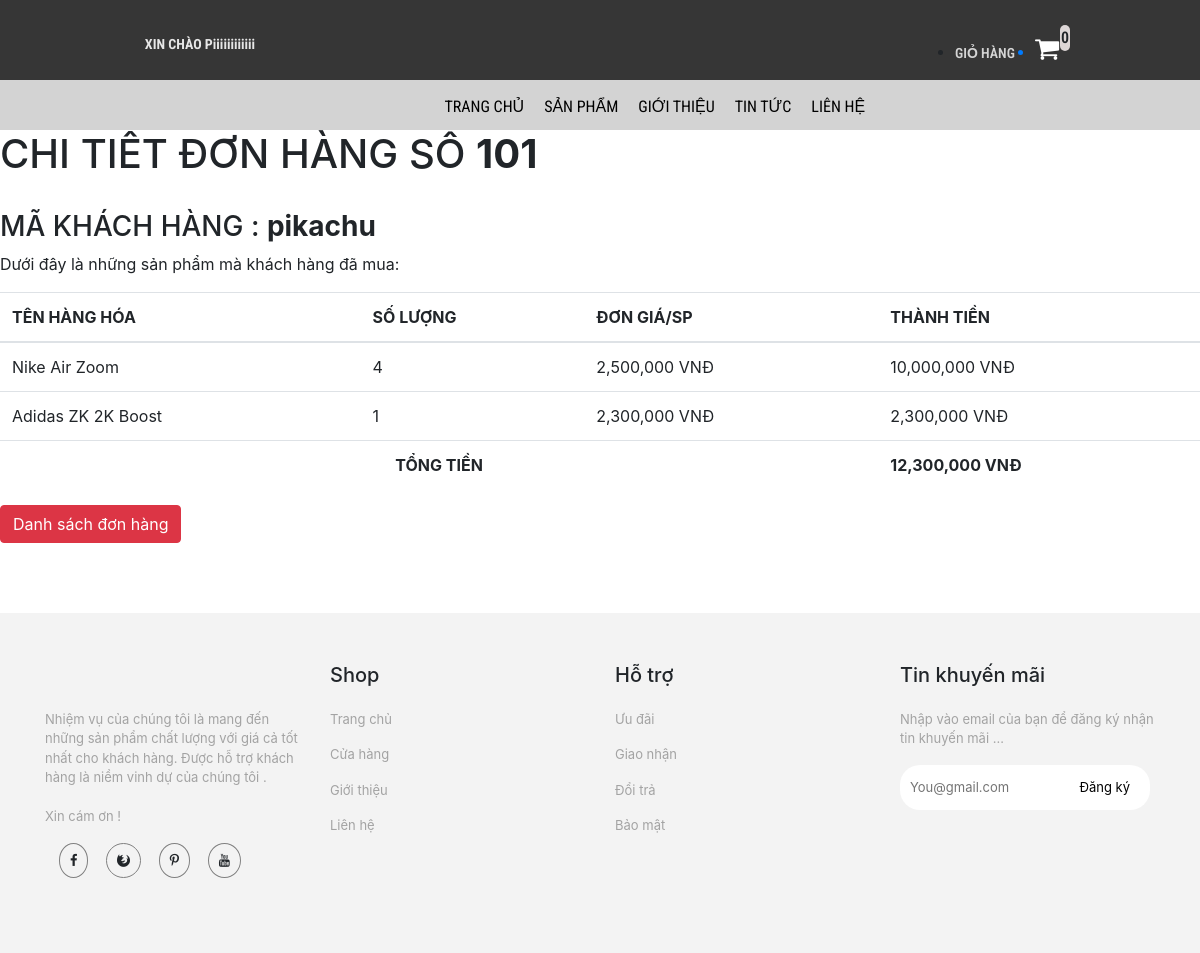
Screenshot of /trang-chinh/lichsu-chitiet.php?ma_hd=101&ma_kh=pikachu (signed in) with the database file from the repository.
### tables this page shows
CREATE TABLE `hoa_don_chi_tiet` (
  `ma_hd` int(11) NOT NULL,
  `so_luong` int(11) NOT NULL,
  `don_gia` int(11) NOT NULL,
  `ma_hh` int(11) NOT NULL
);

CREATE TABLE `hang_hoa` (
  `ma_hh` int(11) NOT NULL,
  `ten_hh` varchar(50) NOT NULL,
  `hinh` varchar(50) NOT NULL,
  `don_gia` int(11) NOT NULL,
  `giam_gia` int(11) NOT NULL,
  `mo_ta` varchar(500) NOT NULL,
  `ma_loai` int(11) NOT NULL
);

### trang-chinh/dao/pdo.php (called while the page is built, shortened)
<?php
    function pdo_get_connection(){
        $pdo = new PDO("mysql:host=localhost;dbname=bigshoes",'bigshoes','');
        $pdo->setAttribute(PDO::ATTR_ERRMODE, PDO::ERRMODE_EXCEPTION);
        return $pdo;
    }
    function pdo_query($sql){
        $sql_args = array_slice(func_get_args(),1);
        try{
            $conn = pdo_get_connection();
            $stmt = $conn ->prepare($sql);
            $stmt -> execute($sql_args);
            $rows = $stmt -> fetchAll();
            return $rows;
        }catch(PDOException $e){
            throw $e;
        }finally{
            unset($conn);
        }
    }
    ?>

### trang-chinh/dao/hoa-don.php (called while the page is built, shortened)
<?php
    require_once ('pdo.php');
    function hoa_don_chi_tiet_select_by_id($ma_hd){
        $sql = "SELECT * FROM hoa_don_chi_tiet
        JOIN hang_hoa ON hoa_don_chi_tiet.ma_hh = hang_hoa.ma_hh
        WHERE hoa_don_chi_tiet.ma_hd=?";
        return pdo_query($sql,$ma_hd);
    }
?>

### trang-chinh/lichsu-chitiet.php (the view, shortened to what this page needs)
<!DOCTYPE html>
<html lang="en">
<head>
    <link rel="stylesheet" href="https://maxcdn.bootstrapcdn.com/bootstrap/4.0.0/css/bootstrap.min.css">
    <link rel="stylesheet" href="../../bigshoes/css/lien-he/products.css">
    <link rel="stylesheet" href="../../bigshoes/css/chi-tiet-sp/products.css">
    <link rel="stylesheet" href="../../bigshoes/css/chi-tiet-sp/plugin/css/owl.carousel.min.css">
    <link rel="stylesheet" href="../../bigshoes/css/chi-tiet-sp/plugin/css/owl.theme.default.min.css">
    <link rel="stylesheet" href="https://cdnjs.cloudflare.com/ajax/libs/font-awesome/4.7.0/css/font-awesome.min.css">
</head>
<body>
    <div class="container-fluid">
        <div class="row">
            <div class="col-md-4" style="background-color: rgb(54, 54, 54);text-align: center">
                <div class="login">
                  <?php
                    if(!isset($_SESSION['user'])){
                  ?>
                  <a href="../../bigshoes/tai-khoan/dang-nhap.php"><p><strong>ĐĂNG NHẬP / ĐĂNG KÍ</strong></p></a>
                    <?php }else{ ?>
                  <a href="../../bigshoes/tai-khoan/thong-tin-tk.php"><p><strong>XIN CHÀO <?=$_SESSION['user']['ho_ten']?></strong></p></a>
                  <?php } ?>
                </div>
            </div>
            <div class="col-md-4" style="background-color: rgb(54, 54, 54);text-align: center">
                <div class="logo">
                    </div>
            </div>
            <div class="col-md-4" style="background-color: rgb(54, 54, 54);text-align: center">
                <div class="giohang" style = "position: reletive;">
                    <?php
                            $sll = 0;
                        ?>
                   <span style = "position: absolute;padding: 1px 1px;background-color: #ddd6d6;border-radius: 50px;left: 260px;top: 25px;" ><?=$sll?></span>
                <ul>
                        <li><p style="color: rgb(212, 212, 212);font-size: 14px;margin-top: 5px; ">GIỎ HÀNG</p></li>
                       <a href="danh-sach-gio-hang.php"><li><i class="fa fa-shopping-cart" style="font-size:26px;color:rgb(255, 255, 255)"></i></li></a>
                    </ul>
                </div>
            </div>
        </div>
    </div>
    <div class="container-fluid">
        <div class="row">
            <div class="col-md-12" style="background-color: rgb(211, 211, 211);">
                <div class="nav">
                    <ul>
                        <li><a href="index.php">TRANG CHỦ</a></li>
                        <li><a href="danh-sach-sp.php">SẢN PHẨM</a></li>
                            <li><a href="gioi-thieu.php">GIỚI THIỆU</a></li>
                            <li><a href="tin-tuc.php">TIN TỨC</a></li>
                            <li><a href="lien-he.php">LIÊN HỆ</a></li>
                    </ul>
                </div>
            </div>
        </div>
    </div>
        <div id="page-wrapper">
		  <div class="header">
                                <?php
                                require_once ('../trang-chinh/dao/hoa-don.php');
                                extract($_REQUEST);
                                $items = hoa_don_chi_tiet_select_by_id($ma_hd);
                                $Total = 0;
                            ?>
                        <div class="page-header">
                            <h1>CHI TIẾT ĐƠN HÀNG SỐ <b><?=$ma_hd?></b></h1><br>
                            <h3>MÃ KHÁCH HÀNG : <b><?=$ma_kh;?></b></h3>
                            <p>Dưới đây là những sản phẩm mà khách hàng đã mua: </p>
                            <table class="table table-hover">
                                <thead>
                                  <tr>
                                    <th>TÊN HÀNG HÓA</th>
                                    <th>SỐ LƯỢNG</th>
                                    <th>ĐƠN GIÁ/SP</th>
                                    <th>THÀNH TIỀN</th>
                                  </tr>
                                </thead>
                                <tbody>
                                <?php foreach($items as $item){
                                     extract($item);
                                    ?>
                                  <tr>
                                    <td><?=$ten_hh?></td>
                                    <td><?=$so_luong?></td>
                                    <td><?=number_format($don_gia)?> VNĐ</td>
                                    <td><?=number_format($don_gia * $so_luong); $Total +=($don_gia * $so_luong)?> VNĐ</td>
                                  </tr>
                                <?php } ?>
                                <tr>
                                    <td colspan="3" style = "text-align:center;"><b>TỔNG TIỀN</b></td>
                                    <td><b><?=number_format($Total) ?> VNĐ</b></td>
                                </tr>
                                </tbody>
                              </table>
                        </div>
                        <a href="lichsu.php"><button class="btn btn-danger">Danh sách đơn hàng</button></a>
		</div>
            </div>
    <div class="container-fluid now2" style="margin-top: 70px;">
        <div class="row">
            <div class="container" style="margin-top: 50px;">
                <div class="row">
                    <div class="col-md-3">
                        <div class="fo">
                        </div>
                    </div>
                    <div class="col-md-3">
                        <div class="fo">
                            <h5>Shop</h5>
                        </div>
                    </div>
                    <div class="col-md-3">
                        <h5>Hỗ trợ</h5>
                    </div>
                    <div class="col-md-3">
                        <h5>Tin khuyến mãi</h5>
                    </div>
                </div>
                <div class="row" style="margin-top: 0px;">
                    <div class="col-md-3">
                        <div class="fo">
                            <ul>
                                <li>
                                    <p>
                                    Nhiệm vụ của chúng tôi là mang đến những sản phẩm chất lượng với giá cả tốt nhất cho khách hàng. Được hỗ trợ khách hàng là niềm vinh dự của chúng tôi . <br><br>
                                    Xin cám ơn !
                                </p>
                                </li>
                                <li><i class="fa fa-facebook "></i>
                                    <i class="fa fa-firefox"></i>
                                    <i class="fa fa-pinterest-p"></i>
                                    <i class="fa fa-youtube"></i>
                                </li>
                            </ul>
                        </div>
                    </div>
                    <div class="col-md-3">
                        <div class="fo">
                            <ul>
                                <li>
                                    <p>Trang chủ</p>
                                </li>
                                <li>
                                    <p>Cửa hàng</p>
                                </li>
                                <li>
                                    <p>Giới thiệu</p>
                                </li>
                                <li>
                                    <p>Liên hệ</p>
                                </li>
                            </ul>
                        </div>
                    </div>
                    <div class="col-md-3">
                        <div class="fo">
                            <ul>
                                <li>
                                    <p>Ưu đãi</p>
                                </li>
                                <li>
                                    <p>Giao nhận</p>
                                </li>
                                <li>
                                    <p>Đổi trả</p>
                                </li>
                                <li>
                                    <p>Bảo mật</p>
                                </li>
                            </ul>
                        </div>
                    </div>
                    <div class="col-md-3">
                        <div class="fo">
                            <ul>
                                <li>
                                    <p>Nhập vào email của bạn để đăng ký nhận tin khuyến mãi ...</p>
                                </li>
                                <li>
                                    <input type="text" placeholder="You@gmail.com">
                                    <a href="#">Đăng ký</a>
                                </li>
                            </ul>
                        </div>
                    </div>
                </div>
            </div>
        </div>
</body>
</html>

### css/lien-he/products.css (style rules this page uses)
* { margin: 0px; padding: 0px; box-sizing: border-box; }
.login p { margin-top: 34px; color: rgb(230, 230, 230); font-size: 14px; font-family: 'Roboto Condensed', sans-serif; }
.logo { padding: 13px; }
.nav { position: relative; width: 100%; height: 50px; background-color: rgb(211, 211, 211); font-family: 'Roboto Condensed', sans-serif; }
.nav ul { position: absolute; top: 0; left: 31.5%; }
.nav ul li { float: left; list-style: none; margin-left: 20px; font-family: 'Roboto Condensed', sans-serif; font-size: 16px; margin-top: 15px; }
.giohang { font-weight: 600; margin-left: 120px; font-family: 'Roboto Condensed', sans-serif; }
.giohang ul li { float: left; margin-left: 20px; margin-top: 20px; }
.fo ul li { margin-top: 15px; list-style: none; font-size: 13px; }
.fo ul li i { margin-left: 14px; border: solid 1px gray; padding: 10px; border-radius: 100%; }
.fo ul li p { color: rgb(163, 163, 163); }
.fo ul li input { padding: 13px 10px; width: 250px; border: none; border-radius: 20px; }
.fo ul li a { position: absolute; top: 83px; right: 40px; color: black; }
.now2 { width: 100%; height: 340px; background-color: rgb(243, 243, 243); position: relative; }

### css/chi-tiet-sp/products.css (style rules this page uses)
* { margin: 0px; padding: 0px; box-sizing: border-box; }
.login p { margin-top: 34px; color: rgb(230, 230, 230); font-size: 14px; font-family: "Roboto Condensed", sans-serif; }
.logo { padding: 13px; }
.nav { position: relative; width: 100%; height: 50px; background-color: rgb(211, 211, 211); font-family: "Roboto Condensed", sans-serif; }
.nav ul { position: absolute; top: 0; left: 35%; }
.nav ul li { float: left; list-style: none; margin-left: 20px; font-family: "Roboto Condensed", sans-serif; font-size: 16px; margin-top: 15px; }
.nav ul li a { text-decoration: none; color: black; }
.giohang { font-weight: 600; margin-left: 120px; font-family: "Roboto Condensed", sans-serif; }
.giohang ul li { float: left; margin-left: 20px; margin-top: 20px; }
.fo ul li { margin-top: 15px; list-style: none; font-size: 13px; }
.fo ul li i { margin-left: 14px; border: solid 1px gray; padding: 10px; border-radius: 100%; }
.fo ul li p { color: rgb(163, 163, 163); }
.fo ul li input { padding: 13px 10px; width: 250px; border: none; border-radius: 20px; }
.fo ul li a { position: absolute; top: 83px; right: 40px; color: black; }
.now2 { width: 100%; height: 340px; background-color: rgb(243, 243, 243); position: relative; }

### rows the page displays
hoa_don_chi_tiet: ma_hh.ten_hh "Nike Air Zoom", so_luong "4", ma_hh.don_gia "2,500,000", $don_gia * $so_luong "10,000,000"
hoa_don_chi_tiet: ma_hh.ten_hh "Adidas ZK 2K Boost", so_luong "1", ma_hh.don_gia "2,300,000", $don_gia * $so_luong "2,300,000"

### other values shown
$_SESSION['user']['ho_ten'] "Piiiiiiiiiiii"
$sll "0"
$ma_hd "101"
$ma_kh "pikachu"
$Total "12,300,000"
